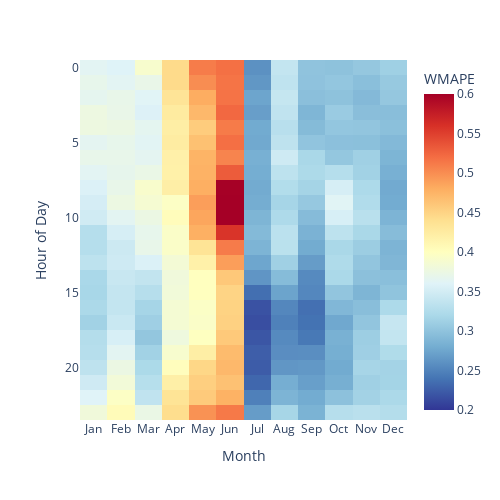

The notebook cell this image was saved under:
### Code cell
lstm.plot_heatmap()

### Figure 1 — Plotly figure (JSON) as saved in the notebook; plotly's stock layout.template omitted (floating-point values rounded to 4 significant figures; data arrays with more than 128 entries replaced by an {"elided": "..."} marker saying what was removed)
{"data": [{"coloraxis": "coloraxis", "hovertemplate": "Month: %{x}<br>Hour of Day: %{y}<br>WMAPE: %{z}<extra></extra>", "name": "0", "type": "heatmap", "x": ["Jan", "Feb", "Mar", "Apr", "May", "Jun", "Jul", "Aug", "Sep", "Oct", "Nov", "Dec"], "xaxis": "x", "y": [0, 1, 2, 3, 4, 5, 6, 7, 8, 9, 10, 11, 12, 13, 14, 15, 16, 17, 18, 19, 20, 21, 22, 23], "yaxis": "y", "z": {"elided": "24x12 float values"}}], "layout": {"autosize": false, "coloraxis": {"cmax": 0.6, "cmin": 0.2, "colorbar": {"title": {"text": "WMAPE"}}, "colorscale": [[0, "rgb(49,54,149)"], [0.1, "rgb(69,117,180)"], [0.2, "rgb(116,173,209)"], [0.3, "rgb(171,217,233)"], [0.4, "rgb(224,243,248)"], [0.5, "rgb(255,255,191)"], [0.6, "rgb(254,224,144)"], [0.7, "rgb(253,174,97)"], [0.8, "rgb(244,109,67)"], [0.9, "rgb(215,48,39)"], [1, "rgb(165,0,38)"]]}, "height": 500, "margin": {"t": 60}, "width": 500, "xaxis": {"anchor": "y", "autorange": true, "domain": [0, 1], "range": [-0.5, 11.5], "side": "bottom", "title": {"text": "Month"}, "type": "category"}, "yaxis": {"anchor": "x", "autorange": true, "domain": [0, 1], "range": [23.5, -0.5], "title": {"text": "Hour of Day"}, "type": "linear"}}}
